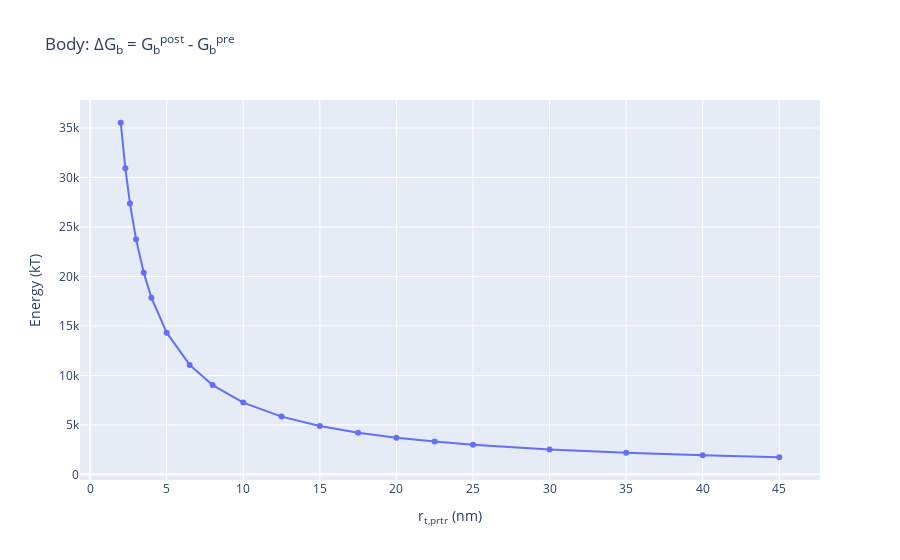

The cell this chart's notebook holds for it:
### Markdown cell above
If this is accurate, the energetic increase may decrease with greater $r_{t,rim}$, but fusion at the base is clearly an energy *intensive* process, not one that releases energy.

## Calculate pre vs post $G_b$ difference and export results

### Code cell
DGb = GPost - GPre

DGbPlot = go.Figure()
DGbPlot.add_trace(go.Scatter(x=rim_rt, y=DGb, mode='markers + lines'))
DGbPlot.update_layout(title="Body: ΔG<sub>b</sub> = G<sub>b</sub><sup>post</sup> - G<sub>b</sub><sup>pre</sup>",
                        xaxis_title="r<sub>t,prtr</sub> (nm)", yaxis_title="Energy (kT)")
DGbPlot.show()

print('Saving DGb for body')
np.savetxt('output data/Body DGb 2-0.csv', DGb, delimiter=',') # Export DGb as a versioned csv
print('Saving rim_rt for body')
np.savetxt('output data/Body rt 2-0.csv', rim_rt, delimiter=',') # Export rim_rt that was used
print('Done!')

### Figure 1 — Plotly figure (JSON) as saved in the notebook; plotly's stock layout.template omitted (floating-point values rounded to 4 significant figures)
{"data": [{"mode": "markers+lines", "type": "scatter", "x": [2, 2.3, 2.6, 3, 3.5, 4, 5, 6.5, 8, 10, 12.5, 15, 17.5, 20, 22.5, 25, 30, 35, 40, 45], "y": [35530.0, 30920.0, 27370.0, 23750.0, 20380.0, 17860.0, 14320.0, 11060.0, 9019.0, 7251.0, 5835.0, 4891.0, 4216.0, 3710.0, 3315.0, 2999.0, 2525.0, 2185.0, 1929.0, 1730.0]}], "layout": {"autosize": true, "title": {"text": "Body: ΔG<sub>b</sub> = G<sub>b</sub><sup>post</sup> - G<sub>b</sub><sup>pre</sup>"}, "xaxis": {"autorange": true, "range": [-0.5606, 47.56], "title": {"text": "r<sub>t,prtr</sub> (nm)"}, "type": "linear"}, "yaxis": {"autorange": true, "range": [-746.2, 38010.0], "title": {"text": "Energy (kT)"}, "type": "linear"}}}
